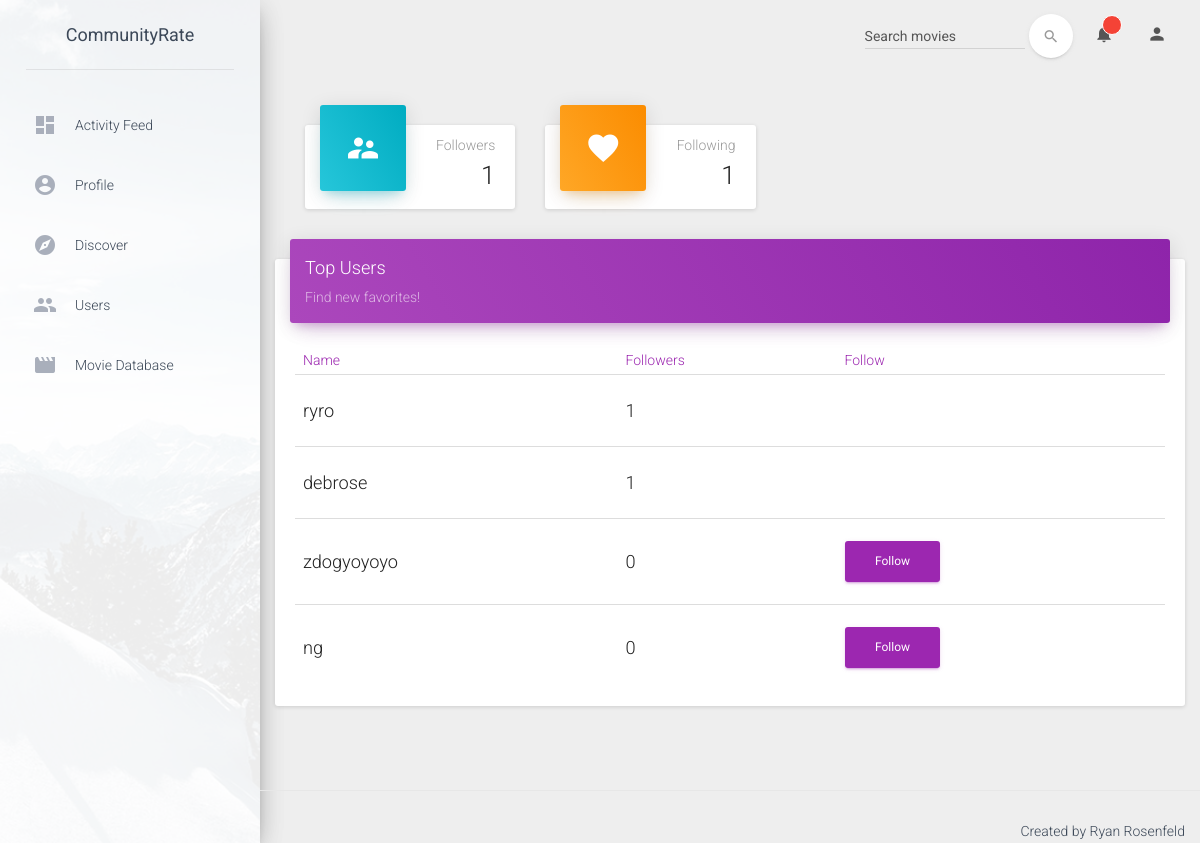
Screenshot of /users/ (signed in) with the database file from the repository.
### general/models.py (models this page shows)
class SiteUser(AbstractUser):
    fb_id = models.CharField(max_length=100, blank=True)
    fav_quote = models.TextField(blank=True)
    about_me = models.TextField(blank=True)
    country = models.CharField(max_length=100, null=True)
    city = models.CharField(max_length=100, null=True)
    postal = models.CharField(max_length=6, null=True)
    bio = models.CharField(max_length=500, null=True)

### users/views.py (the view)
# urls.py: url(r'^users/', user_views.main_view),
def main_view(request, response=None):
	users = []
	following = request.user.follower_set.all()
	followers = request.user.following_set.all()
	all_users = SiteUser.objects.all()
	for user in all_users:
		followers_count = len(user.following_set.all())
		query = following.filter(following=user)
		already_following = (len(query) > 0) | (user == request.user)
		users.append((user,followers_count, already_following))
	users = sorted(users, key=lambda x: x[1], reverse=True)
	title = "Top Users"
	comment = "Find new favorites!"
	return render(request, 'users/main.html', {'followers': len(followers),
		'following': len(following),
		'users': users,
		'response': response,
		'title': title,
		'comment': comment})

### templates/users/main.html (shortened to what this page needs)
{% extends 'base.html' %}
{% load static %}
{% block header %}
    <link href="https://afeld.github.io/emoji-css/emoji.css" rel="stylesheet">
    {% load static %}
    <link href="{% static 'general/css/profile.css' %}" rel="stylesheet">
{% endblock %}
{% block content %}
    <div class="col-md-8">
        <a class="col-lg-5 col-md-6 col-sm-6" href="/followers">
            <div class="card card-stats">
                <div class="card-header" data-background-color="blue">
                    <i class="material-icons">supervisor_account</i>
                </div>
                <div class="card-content">
                    <p class="category">Followers</p>
                    <h3 class="title">{{ followers }}</h3>
                </div>
            </div>
        </a>
        <a class="col-lg-5 col-md-6 col-sm-6" href="/following">
            <div class="card card-stats">
                <div class="card-header" data-background-color="orange">
                    <i class="material-icons">favorite</i>
                </div>
                <div class="card-content">
                    <p class="category">Following</p>
                    <h3 class="title">{{ following }}</h3>
                </div>
            </div>
        </a>
    </div>
    <div class="card">
        <div class="card-header" data-background-color="purple">
                <h4 class="title">{{ title }}</h4>
                <p class="category">{{ comment }}</p>
        </div>
            <div class="card-content">
                <table class="table table-hover">
                    <thead class="text-primary">
                        <th>Name</th>
                        <th>Followers</th>
                        <th>Follow</th>
                    </thead>
                    <tbody>
                        {% for u, count, already_following in users %}
                            <tr onclick=window.location.href="/profile/{{ u.username }}">
                                <td >
                                    <h4>{{u.username}}</h4>
                                </td>
                                <td>
                                    <h4>{{ count }}</h4>
                                </td>
                                <td>
                                    {% if not already_following %}
                                    <a class="btn btn-primary" href="/follow/{{u.username}}">Follow</a>
                                    {% endif %}
                                </td>
                            </tr>
                        {% endfor %}
                    </tbody>
                </table>
            </div>
    </div>
{% endblock %}

### rows the page displays
SiteUser: username "ryro", count "1"
SiteUser: username "debrose", is_active "1"
SiteUser: username "zdogyoyoyo", count "0"
SiteUser: username "ng", count "0"

### other values shown
{{ followers }} "1"
{{ following }} "1"
{{ title }} "Top Users"
{{ comment }} "Find new favorites!"
